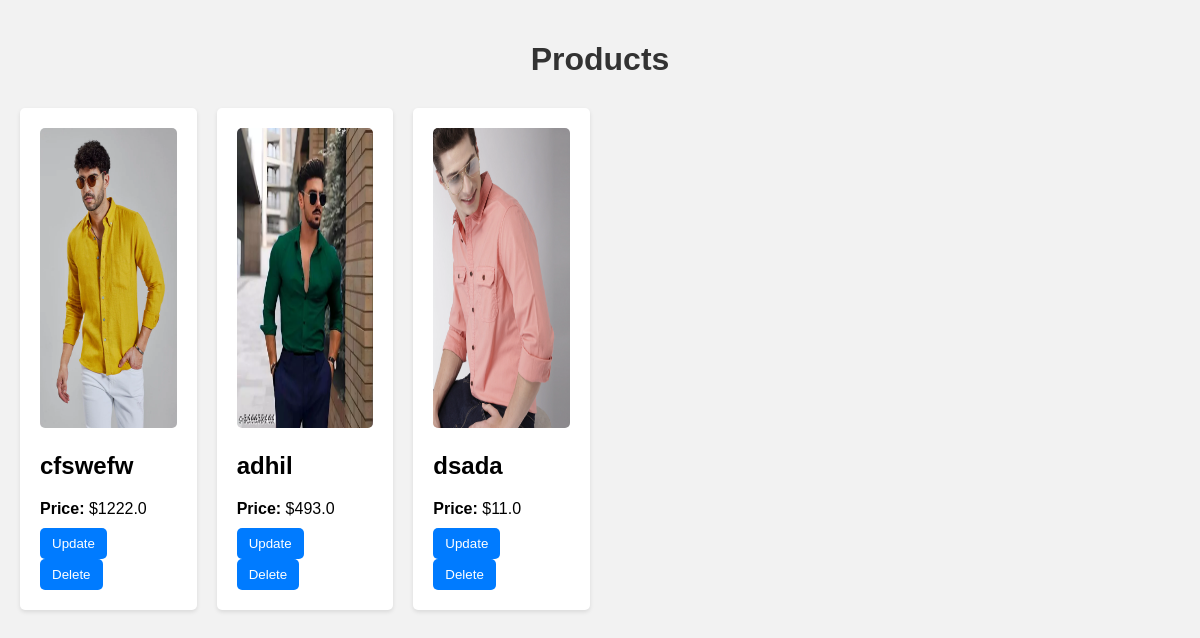
/all/products/, run on the app's committed database.
### products/models.py (models this page shows, shortened)
class Product(models.Model):
    LIVE=1
    DELETE=0
    DELETE_CHOICES=((LIVE,'Live'),(DELETE,'Delete'))
    title=models.CharField(max_length=200)
    price=models.FloatField()
    description=models.TextField()
    image=models.ImageField(upload_to='media/')
    priority = models.IntegerField(default=0)
    delete_status = models.IntegerField(choices=DELETE_CHOICES, default=LIVE)
    created_at=models.DateTimeField(auto_now_add=True)
    updated_at=models.DateTimeField(auto_now=True)

### products/views.py (the view)
# urls.py: path('all/products/',views.all_products,name="all_products" ),
def all_products(request):
    page=1
    if request.GET:
        page=request.GET.get('page',1)
    product_list=Product.objects.order_by('-priority')
    product_paginator=Paginator(product_list,15)
    product_list=product_paginator.get_page(page)
    context={'products':product_list}
    return render(request,'web/dashboard/all_products.html',context)

### templates/web/dashboard/all_products.html (shortened to what this page needs)
<!DOCTYPE html>
<html lang="en">
<head>
</head>
<body>
    <h1>Products</h1>
    <div class="product-container">
        {% for product in products %}
        <div class="product">
            <img src="{{ product.image.url }}" alt="{{ product.title }}">
            <div class="product-info">
                <h2>{{ product.title }}</h2>
                <p><strong>Price:</strong> ${{ product.price }}</p>
            </div>
            <div class="actions">
               <form action="{% url 'update_products' product.id %}" enctype="multipart/form-data"  class="up-de-btn">
                    <button type="submit">Update</button>
                </form>
                <form action="{% url 'delete_products' product.id %}"  enctype="multipart/form-data"   class="up-de-btn">
                    <button type="submit">Delete</button>
                </form>
            </div>
        </div>
        {% endfor %}
    </div>
</body>
</html>

### templates/web/dashboard/all_products.html (style rules this page uses)
body { font-family: Arial, sans-serif; background-color: #f2f2f2; padding: 20px; margin: 0; }
h1 { color: #333; text-align: center; margin-bottom: 30px; }
.product-container { display: grid; grid-template-columns: repeat(6, 1fr); gap: 20px; }
.product { background-color: #fff; border-radius: 5px; box-shadow: 0 2px 4px rgba(0, 0, 0, 0.1); padding: 20px; margin-bottom: 20px; }
.product img { width: 100%; height: 300px; border-radius: 5px; }
.product-info { margin-top: 10px; }
.product-info p { margin: 5px 0; }
.actions { margin-top: 10px; }
.actions button { background-color: #007bff; color: #fff; border: none; border-radius: 5px; padding: 8px 12px; cursor: pointer; margin-right: 5px; transition: background-color 0.3s ease; }
.up-de-btn { display: inline; }

### data on the page
Product: image (picture), title "cfswefw", price "1222.0"
Product: image (picture), title "adhil", price "493.0"
Product: image (picture), title "dsada", price "11.0"
